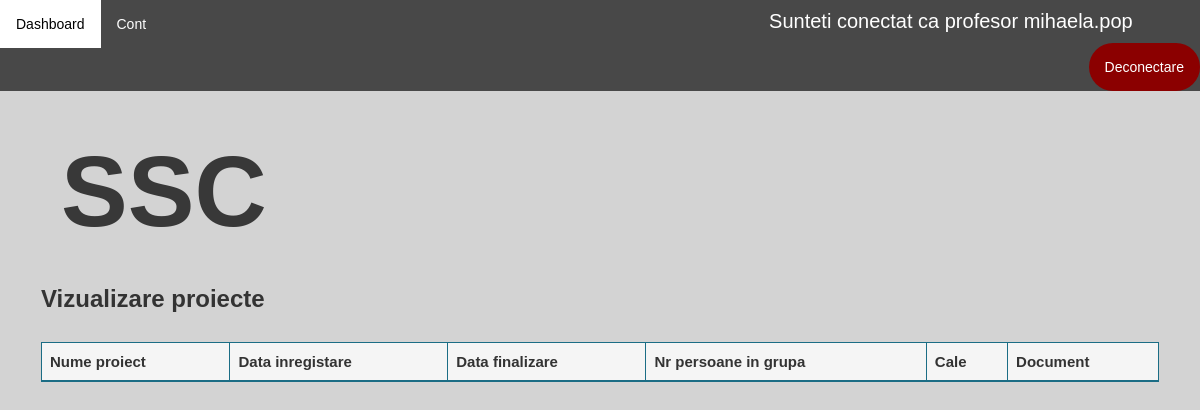
The app's page /vizualizare-disciplina/12/vizualizare-proiecte/ (signed in), older data.
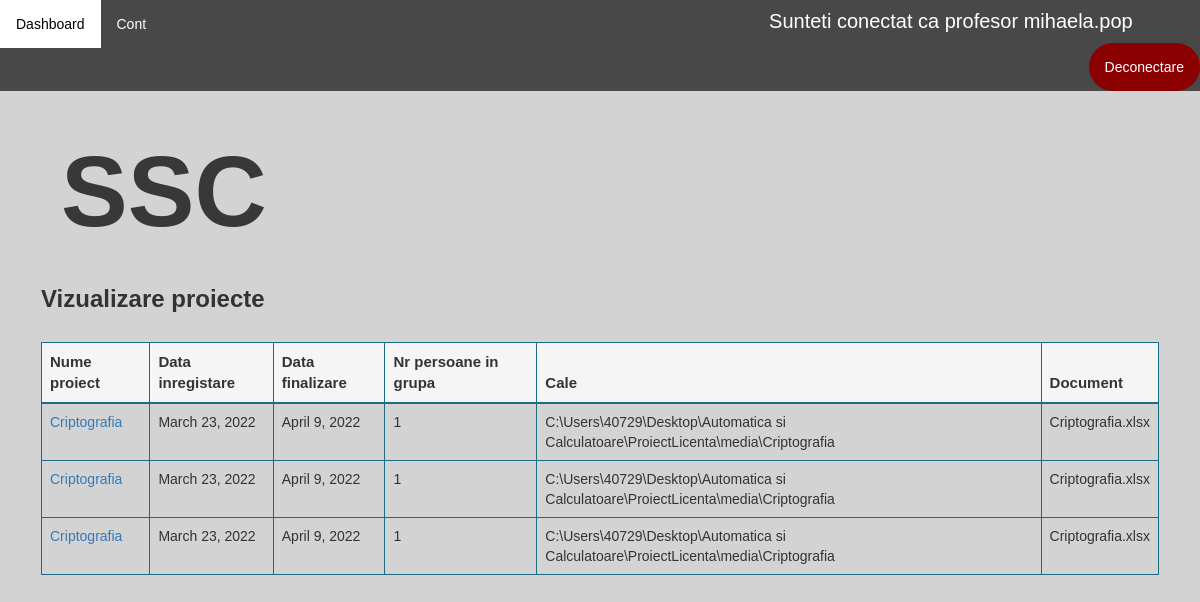
The same page, newer data.
### application/models.py (models this page shows)
class Disciplina(models.Model):
    id = models.AutoField(primary_key=True)
    nume = models.CharField(max_length=100, unique=True)
    profesori = models.ManyToManyField(User)
    an_universitar = models.IntegerField(null=True)
    semestru = models.IntegerField(null=True)

class Proiect(models.Model):
    id = models.AutoField(primary_key=True)
    nume = models.CharField(max_length=100, unique=False)
    data_inregistrare = models.DateField(auto_now_add=True)
    data_finalizare = models.DateField()
    profesor = models.ForeignKey(User, on_delete=models.CASCADE)
    disciplina = models.ForeignKey(Disciplina, on_delete=models.CASCADE, null=True)
    document = models.CharField(max_length=100, null=True)
    nr_persoane = models.IntegerField(null=True)
    cale = models.CharField(max_length=100, default=None)

### application/decorators.py (the view)
        def wrapper_func(request, *args, **kwargs):
            user_groups = list()
            for group in request.user.groups.all():
                user_groups.append(group.name)
            if allowed_roles[0] in user_groups:
                return view_func(request, *args, **kwargs)
            else:
                return redirect('dashboard')

### application/functions.py (called while the page is built)
def get_user_info(request):
    user = request.user
    user_groups = [group.name for group in user.groups.all()]
    if 'admin' in user_groups:
        user_type = 'admin'
    elif 'studenti' in user_groups:
        user_type = 'student'
    elif 'secretariat' in user_groups:
        user_type = 'secretar'
    else:
        user_type = 'profesor'
    out = {'user': user,
           'user_groups': user_groups,
           'user_type': user_type
           }
    return out

def create_context(request=None, extract_user_info=True):
    if extract_user_info and not request:
        raise ValueError("request must be set if extract_user_info is True")
    out = {}
    if extract_user_info:
        out.update(get_user_info(request))
    return out

### application/views.py (called while the page is built)
@allowed_users(allowed_roles=['profesori'])
@login_required(login_url='login')
def vizualizareProiecte(request, pk):
    context = create_context(request)
    proiecte = Proiect.objects.all()
    disciplina = Disciplina.objects.get(pk=pk)
    if request.method == 'POST':
        return redirect('vizualizareDisciplina')
    context['proiecte'] = proiecte
    context['disciplina'] = disciplina
    return render(request, 'application/profesor/vizualizare_proiecte.html', context)

### application/templates/application/profesor/vizualizare_proiecte.html (shortened to what this page needs)
{% extends 'application/dashboard.html' %}
{% load static %}
{% block article %}
        <h2 style="color: #383838; font-size: 100px; padding: 20px"><b>{{ disciplina.nume }}</b></h2>
        <h3><b>Vizualizare proiecte</b></h3><br>
        <div class="table-wrapper-scroll-y custom-scrollbar" style="">
            <table class="table table-bordered" id="myTable" style="border-color: #1b6d85">
                <thead style="background-color: whitesmoke; border-color: #1b6d85; font-size: 15px">
                <tr  style="border-color: #1b6d85">
                    <th  style="border-color: #1b6d85">Nume proiect</th>
                    <th  style="border-color: #1b6d85">Data inregistare</th>
                    <th  style="border-color: #1b6d85">Data finalizare</th>
                    <th  style="border-color: #1b6d85">Nr persoane in grupa</th>
                    <th  style="border-color: #1b6d85">Cale</th>
                    <th  style="border-color: #1b6d85">Document</th>
                </tr>
                </thead>
                <tbody>
                {% for proiect in proiecte %}
                    {% if proiect.disciplina.id is disciplina.id %}
                    <tr class="tr">
                        <td  style="border-color: #1b6d85"><a href="{% url 'proiect' proiect.id %}"> {{ proiect.nume }}</a></td>
                        <td  style="border-color: #1b6d85">{{ proiect.data_inregistrare }}</td>
                        <td  style="border-color: #1b6d85">{{ proiect.data_finalizare }}</td>
                        <td  style="border-color: #1b6d85">{{ proiect.nr_persoane }}</td>
                        <td  style="border-color: #1b6d85">{{ proiect.cale }}</td>
                        <td  style="border-color: #1b6d85">{{ proiect.document }}</td>
                    </tr>
                    {% endif %}
                {% endfor %}
                </tbody>
            </table>
        </div>
{% endblock %}

### application/templates/application/dashboard.html (shortened to what this page needs)
{% extends 'application/main_layout_application.html' %}
{% load static %}

### application/templates/application/main_layout_application.html (shortened to what this page needs)
{% extends 'main_layout.html' %}
{% load static %}
{% block header %}
    <link rel="stylesheet" href="{% static 'application/css/main_layout_application.css' %}">
        <ul class="topnav">
            <li><a href="{% url 'dashboard' %}">Dashboard</a></li>
            <li><a href="{% url 'account' %}">Cont</a>
            <li style="padding: 7px; color: white; font-size: 20px; margin-left: 600px">Sunteti conectat ca {{ user_type }} {{ request.user.username }}</li>
            <li class="right"><a class="logout" href="{% url 'logout' %}">Deconectare</a></li>
        </ul>
{% endblock %}

### templates/main_layout.html (shortened to what this page needs)
<!DOCTYPE html>
{% load static %}
<html lang="en">
<head>
    <link rel="stylesheet" href="{% static 'css/main_layout.css' %}">
    <link rel="stylesheet" href="{% static 'css/bootstrap_v341.min.css' %}">
</head>
<body>
    <header>
        {% block header %}
        {% endblock %}
    </header>
    <section>
        <article>
            <div class="article">
                {% block article %}
                {% endblock %}
            </div>
        </article>
    </section>
</body>
</html>

### static/css/main_layout.css (style rules this page uses)
.article { padding: 0 16px; margin: 25px; }

### application/static/application/css/main_layout_application.css (style rules this page uses)
body { font-family: Arial, Helvetica, sans-serif; }
body { margin: 0; background-color: lightgray; font-family: Arial, Helvetica, sans-serif; }
ul.topnav { list-style-type: none; margin: 0; padding: 0; overflow: hidden; background-color: #484848; }
ul.topnav li { float: left; }
ul.topnav li a { display: block; color: white; text-align: center; padding: 14px 16px; text-decoration: none; }
ul.topnav li.right { background-color: darkred; float: right; border-radius: 50px; }

Row changes from the older to the newer data that the page shows:
added Proiect: nume "Criptografia", data_inregistrare "March 23, 2022", data_finalizare "April 9, 2022", nr_persoane "1", cale "C:\\Users\\40729\\Desktop\\Automatica si Calculatoare\\ProiectLicenta\\media\\Criptografia", document "Criptografia.xlsx"
added Proiect: nume "Criptografia", data_inregistrare "March 23, 2022", data_finalizare "April 9, 2022", nr_persoane "1", cale "C:\\Users\\40729\\Desktop\\Automatica si Calculatoare\\ProiectLicenta\\media\\Criptografia", document "Criptografia.xlsx"
added Proiect: nume "Criptografia", data_inregistrare "March 23, 2022", data_finalizare "April 9, 2022", nr_persoane "1", cale "C:\\Users\\40729\\Desktop\\Automatica si Calculatoare\\ProiectLicenta\\media\\Criptografia", document "Criptografia.xlsx"
